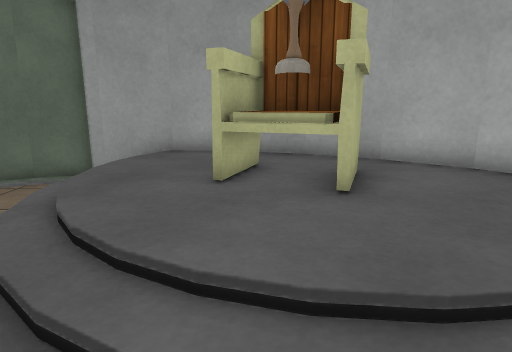
view 1 (above)

12 first-person views from a walk through a scene from a Unity 3-D project. The camera is 1.2 m above the floor, tilts 12° down and sees 75° across. The floor is counted in squares, 0.5 m on a side. Each view is taken from the middle of a square. On the plan, view 1 faces up. The plan holds only what a view shows up to about 20 squares ahead; the rest is blank. The player character is not drawn. Surface patterns are stand-ins for the level's own textures.

view 2
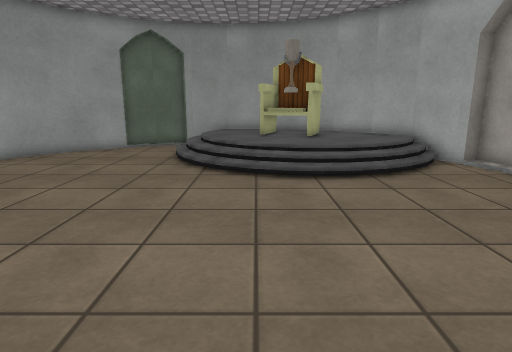

view 3
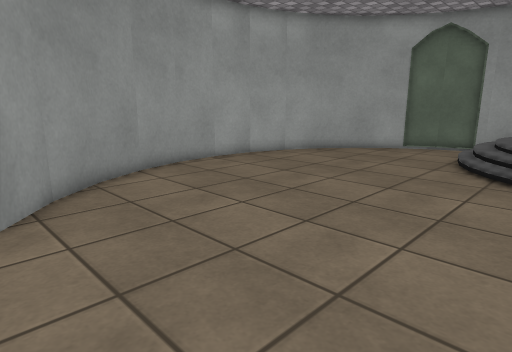

view 4
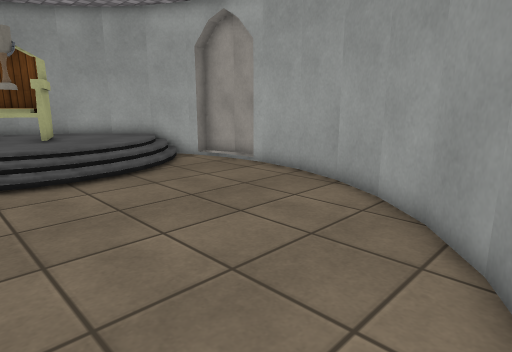

view 5
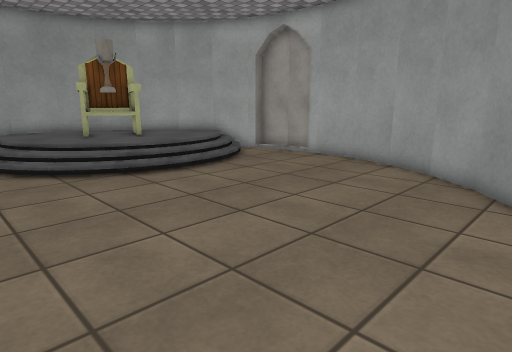

view 6
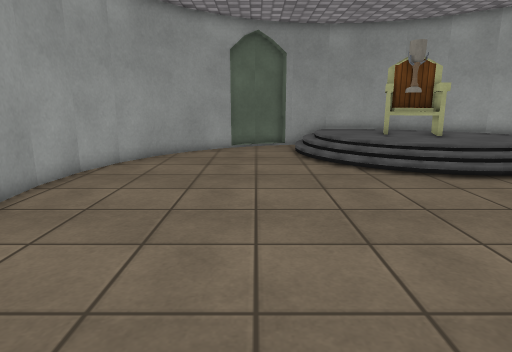

view 7
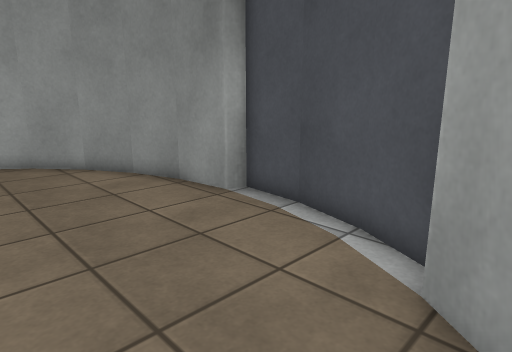

view 8
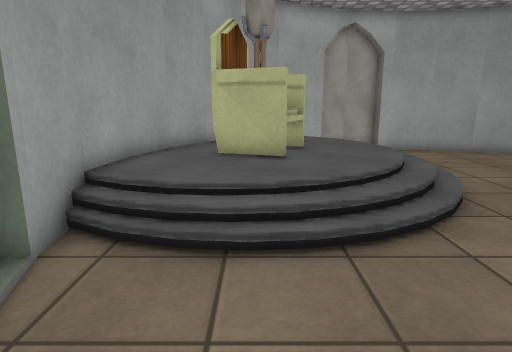

view 9
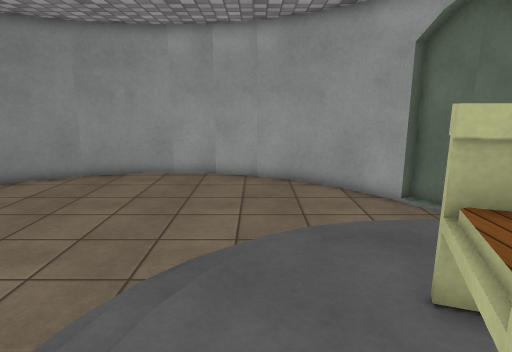

view 10
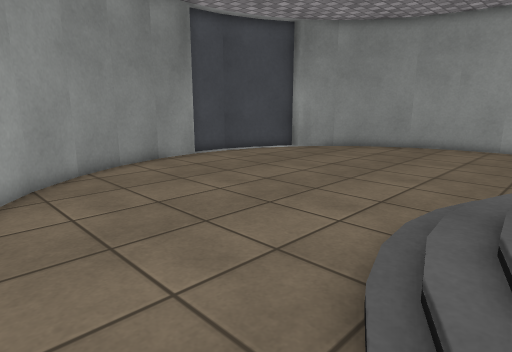

view 11
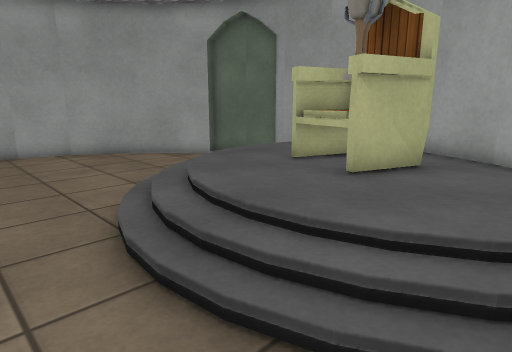

view 12
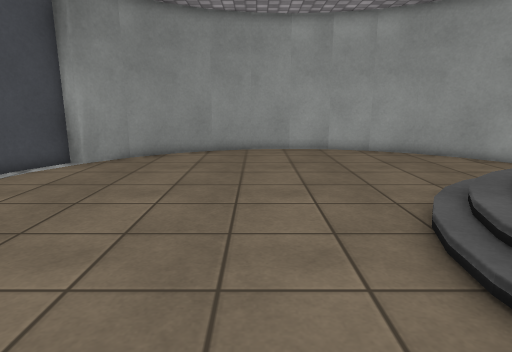

### Floor plan
Key: @ floor where view 1 was taken; # wall or solid block; . main floor; : floor 0.5 m higher than the main floor; / step, stairs or slope; C chair.
Columns run from 13 left of view 1 to 9 right of it. Each row starts with its distance up from view 1.
 11       ########
 10      ##.///::####
  9    ###.../::::::##
  8   ##....//:::CCC:##
  7  ##.....//::CCCC::##
  6  #......//::CCCC:::##
  5 ##.......//:::CC:::/#
  4 #........///:::::://##
  3 #.........///::::///.##
  2 #..........////////...#
  1 #............////.....#
  0 .............@.......##
 -1 #....................#
 -2 #....................#
 -3 #....................#
 -4 #...................##
 -5 ##..................#
 -6  #.................##
 -7  ##................#
 -8   ##.............###
 -9    ##...........##
-10     ##........###
-11      ####.#####

Where each view was taken, in squares from view 1:
view 1: 0 up, 0 right, facing up
view 2: 10 down, 1 left, facing up
view 3: 10 down, 1 left, facing up-left
view 4: 10 down, 2 left, facing up-right
view 5: 10 down, 6 left, facing up-right
view 6: 10 down, 7 left, facing up
view 7: 5 down, 10 left, facing down-right
view 8: 7 up, 10 left, facing right
view 9: 4 up, 3 right, facing left
view 10: 3 up, 7 right, facing down-left
view 11: 1 down, 5 right, facing up-left
view 12: 2 down, 5 right, facing left
